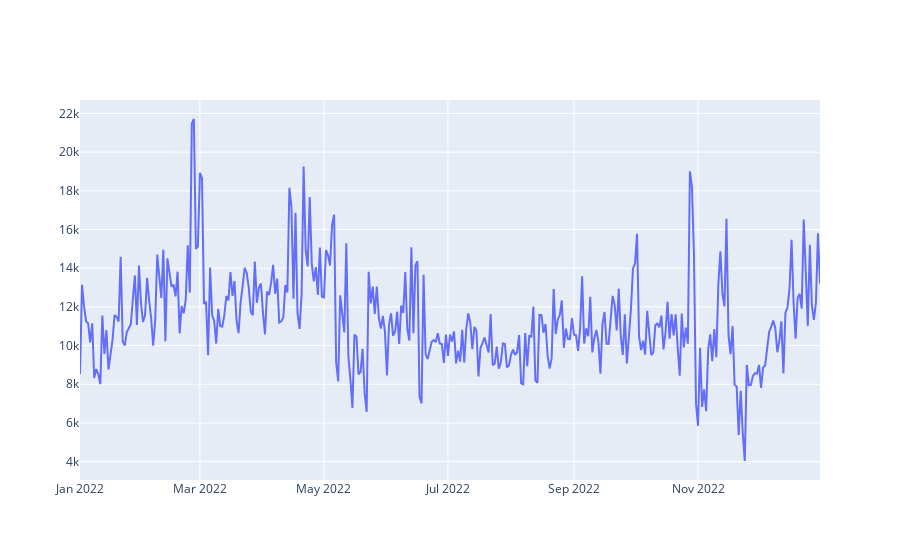

The notebook cell this image was saved under:
### Code cell
# Go

go.Figure(
    go.Scatter(
        x = multas_dia['data'],
        y = multas_dia['quantidade']
    )
)

### Figure 1 — Plotly figure (JSON) as saved in the notebook; plotly's stock layout.template omitted (floating-point values rounded to 4 significant figures; data arrays with more than 128 entries replaced by an {"elided": "..."} marker saying what was removed)
{"data": [{"type": "scatter", "x": {"elided": "365 str values"}, "y": {"elided": "365 int values"}}], "layout": {}}
